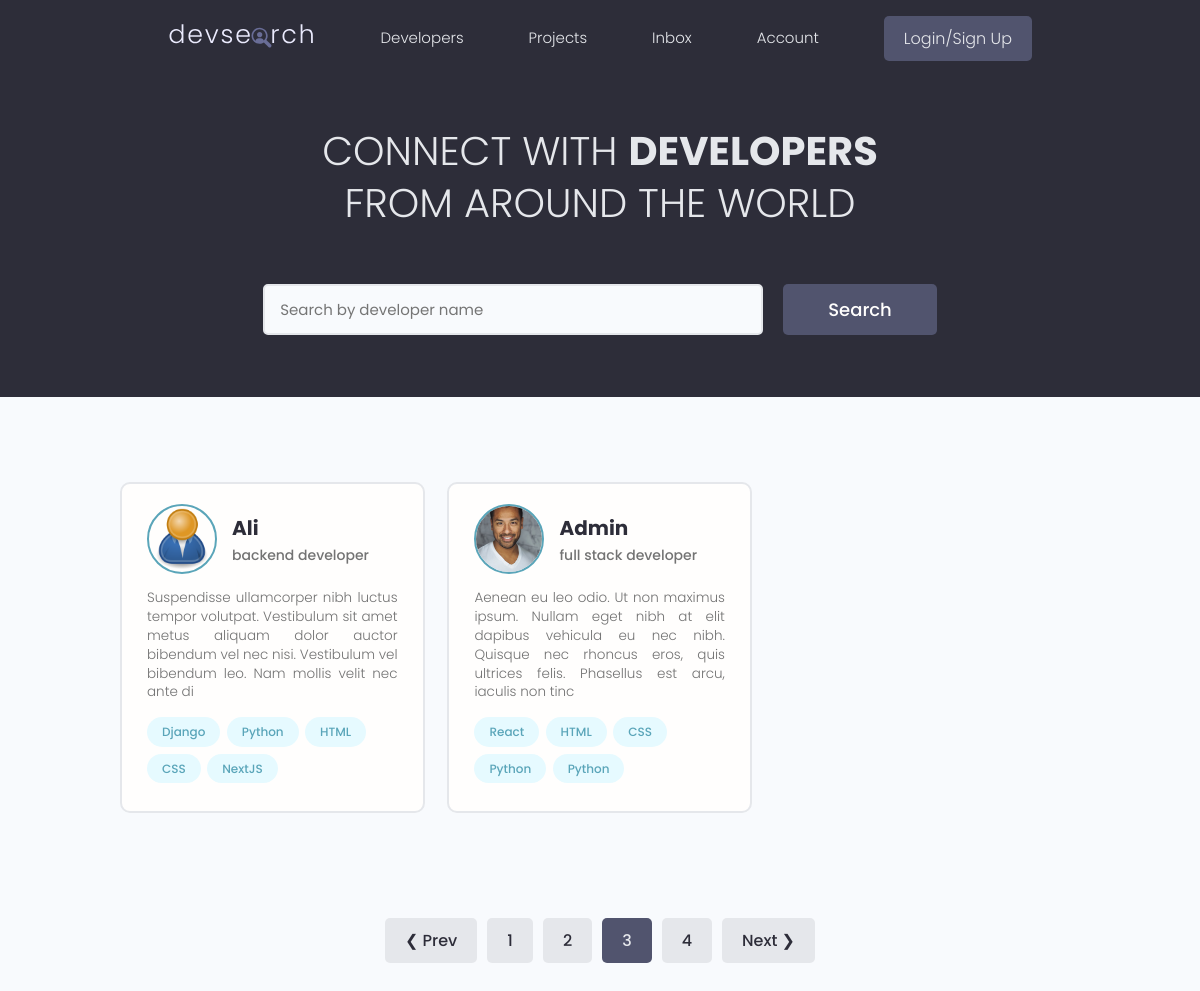
Page /?page=3 on the earlier database version.
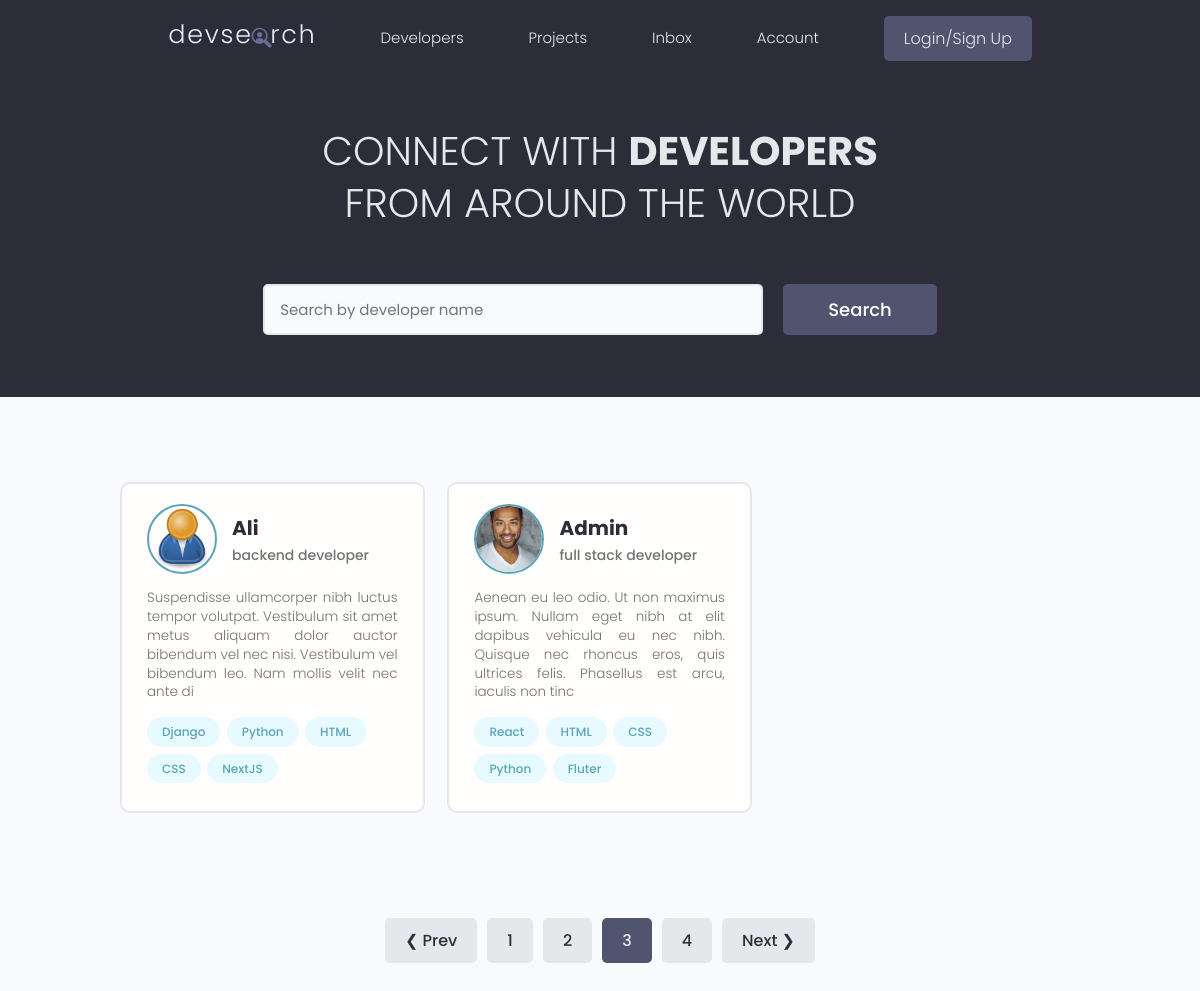
Same page on the later database version.
### users/models.py (models this page shows)
class Skill(models.Model):
    owner = models.ForeignKey(Profile, on_delete=models.CASCADE , null= True, blank=True)
    name = models.CharField(max_length=250, null=True, blank=True)
    description = models.TextField(null=True, blank=True)
    created_at = models.DateTimeField(auto_now_add=True)
    id = models.UUIDField(default=uuid.uuid4, unique=True, primary_key=True,editable=False)
    def __str__(self) -> str:
        return self.name

### users/views.py (the view)
def profiles_view(request):
    profiles, search_query = searchProfiles(request)
    custom_page, profiles = paginateProfiles(request, profiles,2)
    context ={'profiles': profiles, 'search_query':search_query, 'custom_page': custom_page}
    return render(request, 'users/profiles.html', context )

### users/utils.py (called while the page is built)
def paginateProfiles(request, profiles,result):
    page = request.GET.get('page')
    paginator = Paginator(profiles, result)
    try:
        profiles = paginator.page(page)
    except PageNotAnInteger:
        page = 1
        profiles = paginator.page(page)
    except EmptyPage:
        page = paginator.num_pages
        profiles = paginator.page(page)
    left_index = (int(page) - 4)
    if left_index < 1:
            left_index = 1
    right_index = (int(page) + 5)
    if right_index > paginator.num_pages:
        right_index = paginator.num_pages +1
    custom_page = range(left_index,right_index)
    return custom_page, profiles

def searchProfiles(request):
    search_query = ''
    if request.GET.get('search_query'):
        search_query = request.GET.get('search_query')
    skills = Skill.objects.filter(name__icontains=search_query)
    profiles = Profile.objects.distinct().filter(
        Q(name__icontains=search_query) |
        Q(short_info__icontains=search_query)|
         Q(skill__in=skills)
         )
    return profiles , search_query

### users/templates/users/profiles.html (shortened to what this page needs)
{% extends 'main.html' %}
{% block content %}
  <main class="home">
    <section class="hero-section text-center">
      <div class="container container--narrow">
        <div class="hero-section__box">
          <h2>CONNECT WITH <span>DEVELOPERS</span></h2>
          <h2>FROM AROUND THE WORLD</h2>
        </div>
        <div  class="hero-section__search">
          <form id="searchForm" class="form" action="{% url 'profiles' %}" method="get">
            <div class="form__field">
              <input class="input input--text" id="formInput#search" type="text" name="search_query"
                value="{{search_query}}" placeholder="Search by developer name" />
            </div>
            <input class="btn btn--sub btn--lg" type="submit" value="Search" />
          </form>
        </div>
      </div>
    </section>
    <section class="devlist">
      <div class="container">
        <div class="grid grid--three">
            {% for profile in profiles %}
          <div class="column card">
            <div class="dev">
              <a href="{% url 'user-profile' profile.pk %}" class="card__body">
                <div class="dev__profile">
                  <img class="avatar avatar--md" src="{{ profile.profile_image.url }}" alt="image" />
                  <div class="dev__meta">
                    <h3> {{profile.name}}</h3>
                    <h5>{{profile.short_info|slice:"50"}}</h5>
                  </div>
                </div>
                <p class="dev__info">{{profile.bio|slice:"180"}} </p>
                <div class="dev__skills">
                  {% for skill in profile.skill_set.all|slice:"5" %}
                  <span class="tag tag--pill tag--main">
                    <small>{{skill}}</small>
                  </span>
                  {% endfor %}
                </div>
              </a>
            </div>
          </div>
            {% endfor %}
        </div>
      </div>
    </section>
    {% include 'pagination.html' with queryset=profiles custom_page=custom_page %}
  </main>
{% endblock content %}

Differences in the rows shown:
changed Skill: name "Python" → "Fluter"
